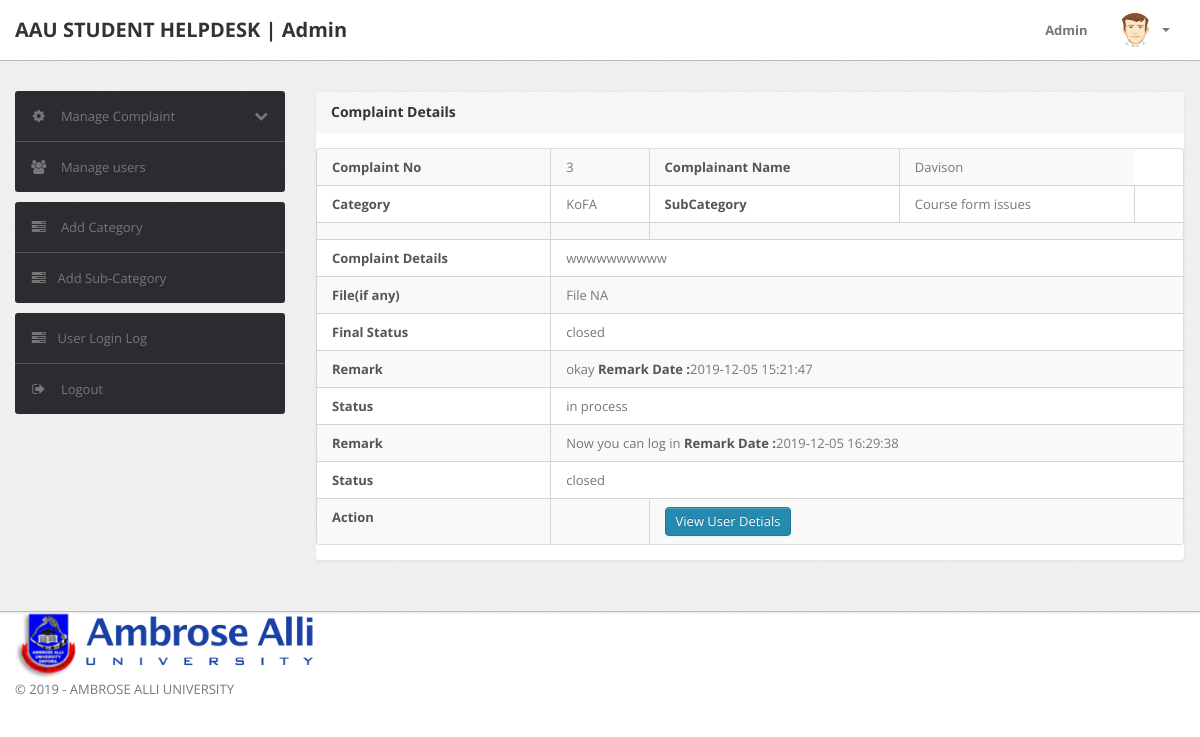
Screenshot of /admin/complaint-details.php?cid=3 (signed in) with the database file from the repository.
### tables this page shows
CREATE TABLE IF NOT EXISTS `tblcomplaints` (
  `complaintNumber` int(11) NOT NULL AUTO_INCREMENT,
  `userId` int(11) NOT NULL,
  `category` int(11) NOT NULL,
  `subcategory` varchar(255) NOT NULL,
  `complaintDetails` mediumtext NOT NULL,
  `complaintFile` varchar(255) DEFAULT NULL,
  `status` varchar(50) DEFAULT NULL,
  `lastUpdationDate` timestamp NULL DEFAULT '0000-00-00 00:00:00' ON UPDATE CURRENT_TIMESTAMP,
  PRIMARY KEY (`complaintNumber`)
);

CREATE TABLE IF NOT EXISTS `users` (
  `id` int(11) NOT NULL AUTO_INCREMENT,
  `fullName` varchar(255) DEFAULT NULL,
  `userEmail` varchar(255) DEFAULT NULL,
  `password` varchar(255) DEFAULT NULL,
  `contactNo` bigint(11) DEFAULT NULL,
  `address` tinytext,
  `State` varchar(255) DEFAULT NULL,
  `country` varchar(255) DEFAULT NULL,
  `pincode` int(6) DEFAULT NULL,
  `userImage` varchar(255) DEFAULT NULL,
  `updationDate` timestamp NULL DEFAULT '0000-00-00 00:00:00' ON UPDATE CURRENT_TIMESTAMP,
  `status` int(1) DEFAULT NULL,
  PRIMARY KEY (`id`)
);

CREATE TABLE IF NOT EXISTS `category` (
  `id` int(11) NOT NULL AUTO_INCREMENT,
  `categoryName` varchar(255) NOT NULL,
  `categoryDescription` longtext NOT NULL,
  `creationDate` timestamp NOT NULL DEFAULT CURRENT_TIMESTAMP,
  `updationDate` varchar(255) DEFAULT NULL,
  PRIMARY KEY (`id`)
);

CREATE TABLE IF NOT EXISTS `complaintremark` (
  `id` int(11) NOT NULL AUTO_INCREMENT,
  `complaintNumber` int(11) NOT NULL,
  `status` varchar(255) NOT NULL,
  `remark` mediumtext NOT NULL,
  `remarkDate` timestamp NOT NULL DEFAULT CURRENT_TIMESTAMP,
  PRIMARY KEY (`id`)
);

### admin/complaint-details.php (the view, shortened to what this page needs)
<?php
include('include/config.php');
include('../users/favicon.php');
if(strlen($_SESSION['alogin'])==0)
	{
header('location:index.php');
}
else{
?>
<!DOCTYPE html>
<html lang="en">
<head>
	<link type="text/css" href="bootstrap/css/bootstrap.min.css" rel="stylesheet">
	<link type="text/css" href="bootstrap/css/bootstrap-responsive.min.css" rel="stylesheet">
	<link type="text/css" href="css/theme.css" rel="stylesheet">
	<link type="text/css" href="images/icons/css/font-awesome.css" rel="stylesheet">
</head>
<body>
<?php include('include/header.php');?>
	<div class="wrapper">
		<div class="container">
			<div class="row">
<?php include('include/sidebar.php');?>
			<div class="span9">
					<div class="content">
	<div class="module">
							<div class="module-head">
								<h3>Complaint Details</h3>
							</div>
							<div class="module-body table">
								<table cellpadding="0" cellspacing="0" border="0" class="datatable-1 table table-bordered table-striped	 display" width="100%">
									<tbody>
<?php $st='closed';
$query=mysqli_query($con,"select tblcomplaints.*,users.fullName as name,category.categoryName as catname from tblcomplaints join users on users.id=tblcomplaints.userId join category on category.id=tblcomplaints.category where tblcomplaints.complaintNumber='".$_GET['cid']."'");
while($row=mysqli_fetch_array($query))
{
?>
										<tr>
											<td><b>Complaint No</b></td>
											<td><?php echo htmlentities($row['complaintNumber']);?></td>
											<td><b>Complainant Name</b></td>
											<td> <?php echo htmlentities($row['name']);?></td>
										</tr>
<tr>
											<td><b>Category </b></td>
											<td><?php echo htmlentities($row['catname']);?></td>
											<td><b>SubCategory</b></td>
											<td> <?php echo htmlentities($row['subcategory']);?></td>
											<td><b></b></td>
										</tr>
<tr>
											<td><b></b></td>
											<td ><b></b></td>
											<td colspan="3"></td>
										</tr>
<tr>
											<td><b>Complaint Details </b></td>
											<td colspan="5"> <?php echo htmlentities($row['complaintDetails']);?></td>
										</tr>
<tr>
											<td><b>File(if any) </b></td>
											<td colspan="5"> <?php $cfile=$row['complaintFile'];
if($cfile=="" || $cfile=="NULL")
{
  echo "File NA";
}
else{?>
<a href="../users/complaintdocs/<?php echo htmlentities($row['complaintFile']);?>" target="_blank"/> View File</a>
<?php } ?></td>
</tr>
<tr>
<td><b>Final Status</b></td>
											<td colspan="5"><?php if($row['status']=="")
											{ echo "Not Process Yet";
} else {
										 echo htmlentities($row['status']);
										 }?></td>
										</tr>
<?php $ret=mysqli_query($con,"select complaintremark.remark as remark,complaintremark.status as sstatus,complaintremark.remarkDate as rdate from complaintremark join tblcomplaints on tblcomplaints.complaintNumber=complaintremark.complaintNumber where complaintremark.complaintNumber='".$_GET['cid']."'");
while($rw=mysqli_fetch_array($ret))
{
?>
<tr>
<td><b>Remark</b></td>
<td colspan="5"><?php echo  htmlentities($rw['remark']); ?> <b>Remark Date :</b><?php echo  htmlentities($rw['rdate']); ?></td>
</tr>
<tr>
<td><b>Status</b></td>
<td colspan="5"><?php echo  htmlentities($rw['sstatus']); ?></td>
</tr>
<?php }?>
<tr>
											<td><b>Action</b></td>
											<td>
											<?php if($row['status']=="closed"){
												} else {?>
<a href="javascript:void(0);" onClick="popUpWindow('updatecomplaint.php?cid=<?php echo htmlentities($row['complaintNumber']);?>');" title="Update order">
											 <button type="button" class="btn btn-primary">Take Action</button></td>
											</a><?php } ?></td>
											<td colspan="4">
											<a href="javascript:void(0);" onClick="popUpWindow('userprofile.php?uid=<?php echo htmlentities($row['userId']);?>');" title="Update order">
											 <button type="button" class="btn btn-primary">View User Detials</button></a></td>
										</tr>
										<?php  } ?>
								</table>
							</div>
						</div>
					</div>
				</div>
			</div>
		</div>
	</div>
<?php include('include/footer.php');?>
</body>
<?php } ?>

### admin/css/theme.css (style rules this page uses)
body { font-size: 13px; font-family: 'Open Sans', Arial, sans-serif; background: #fff; color: #777 }
h1, h2, h3, h4, h5, h6 { color: #333; margin-top: 0 }
h3 { font-size: 20px }
strong, b { color: #555 }
.wrapper { background: url(../images/bg.png) #eee; border-bottom: 1px solid #bbb; -webkit-box-shadow: 0 1px 2px rgba(0,0,0,0.1); -moz-box-shadow: 0 1px 2px rgba(0,0,0,0.1); box-shadow: 0 1px 2px rgba(0,0,0,0.1); padding: 30px 0 }
select, textarea, input[type="text"], input[type="password"], input[type="datetime"], input[type="datetime-local"], input[type="date"], input[type="month"], input[type="time"], input[type="week"], input[type="number"], input[type="email"], input[type="url"], input[type="search"], input[type="tel"], input[type="color"], .uneditable-input, label, input, button, select, textarea { -webkit-border-radius: 3px; -moz-border-radius: 3px; border-radius: 3px; font-size: 13px; font-family: 'Open Sans', Tahoma, Arial, sans-serif }
.module { background: #fff; -webkit-border-radius: 3px; -moz-border-radius: 3px; border-radius: 3px; border: 1px solid #ccc; border-bottom-color: #bbb; -webkit-box-shadow: 0 0 1px rgba(0,0,0,0.2); -moz-box-shadow: 0 0 1px rgba(0,0,0,0.2); box-shadow: 0 0 1px rgba(0,0,0,0.2); margin-bottom: 30px }
.btn, .btn-box { -webkit-border-radius: 3px; -moz-border-radius: 3px; border-radius: 3px }
.btn { font-size: 13px; font-weight: 600 }
.btn { display: inline-block; margin-bottom: 0; font-weight: 400; text-align: center; vertical-align: middle; cursor: pointer; background-image: none; border: 1px solid transparent; white-space: nowrap; padding: 4px 10px; font-size: 13px; line-height: 1.42857; border-radius: 4px; -webkit-user-select: none; -moz-user-select: none; -ms-user-select: none; user-select: none }
.btn-primary { color: #fff; background-color: #248aaf; border-color: #20799a }
.table { margin-bottom: 0 }
.table th, .table td { border-color: #d5d5d5!important }
.table-bordered thead:first-child tr:first-child>th:first-child, .table-bordered tbody:first-child tr:first-child>td:first-child { -webkit-border-top-left-radius: 2px; -moz-border-radius-topleft: 2px; border-top-left-radius: 2px }
.table-bordered thead:first-child tr:first-child>th:last-child, .table-bordered tbody:first-child tr:first-child>td:last-child { -webkit-border-top-right-radius: 2px; -moz-border-radius-topright: 2px; border-top-right-radius: 2px }
.table-bordered thead:last-child tr:last-child>th:first-child, .table-bordered tbody:last-child tr:last-child>td:first-child, .table-bordered tfoot:last-child tr:last-child>td:first-child { -webkit-border-bottom-left-radius: 2px; -moz-border-radius-bottomleft: 2px; border-bottom-left-radius: 2px }
.table-bordered thead:last-child tr:last-child>th:last-child, .table-bordered tbody:last-child tr:last-child>td:last-child, .table-bordered tfoot:last-child tr:last-child>td:last-child { -webkit-border-bottom-right-radius: 2px; -moz-border-radius-bottomright: 2px; border-bottom-right-radius: 2px }
.module { box-shadow: 0 0 3px rgba(0,0,0,.1); border-color: #e9e9e9; margin-bottom: 20px; background-color: #fff; border-radius: 4px; -webkit-box-shadow: 0 1px 1px rgba(0,0,0,.05); box-shadow: 0 1px 1px rgba(0,0,0,.05); }
.module-head { color: #767676; background-color: #f6f6f6; border-color: #e9e9e9; padding: 10px 15px; border-bottom: 1px solid transparent; border-top-right-radius: 3px; border-top-left-radius: 3px; }
.module-head h3 { font-size: 14px; line-height: 20px; height: 20px; margin: 0 }
.module-body { padding: 15px }
.module-body.table { padding: 15px 0 }
.module-body.table .table th, .module-body.table .table td { padding-left: 15px; padding-right: 15px }

### rows the page displays
tblcomplaints: complaintNumber "3", userId.fullName "Davison", category.categoryName "KoFA", subcategory "Course form issues", complaintDetails "wwwwwwwwww", complaintFile "File NA", status "closed"
complaintremark: remark "okay", remarkDate "2019-12-05 15:21:47", status "in process"
complaintremark: remark "Now you can log in", remarkDate "2019-12-05 16:29:38", status "closed"
